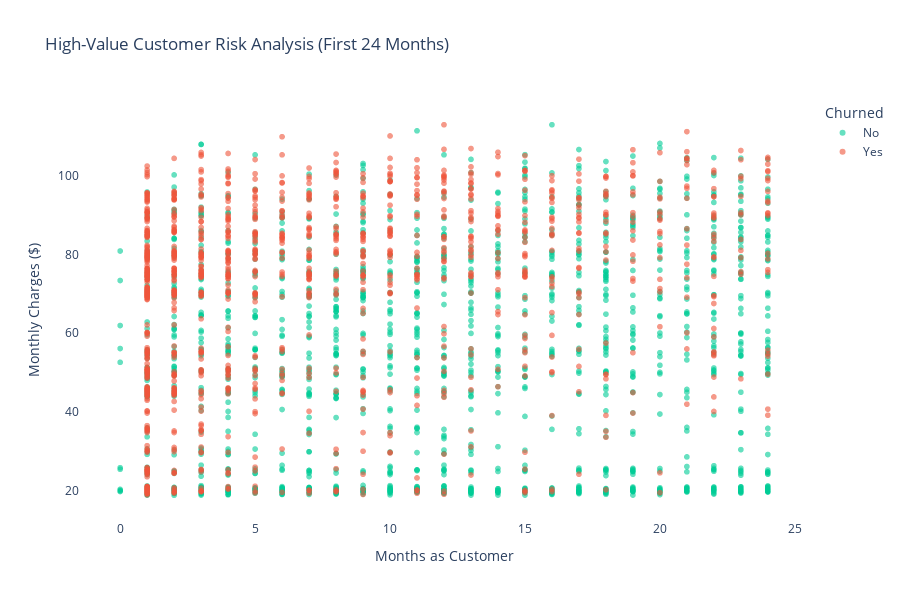

Notebook cell for this chart:
### Markdown cell above
# ============================================
# 7. CHART 5: HIGH-VALUE CUSTOMER RISK SEGMENTS
# ============================================

### Code cell
# Focus on customers with less than 24 months tenure
risk_df = df[df['tenure'] <= 24].copy()

fig5 = px.scatter(risk_df,
                  x='tenure',
                  y='MonthlyCharges',
                  color='Churn',
                  title='High-Value Customer Risk Analysis (First 24 Months)',
                  labels={'tenure': 'Months as Customer', 
                         'MonthlyCharges': 'Monthly Charges ($)',
                         'Churn': 'Churned'},
                  color_discrete_map={'Yes': '#EF553B', 'No': '#00CC96'},
                  opacity=0.6,
                  size_max=10)

fig5.update_layout(
    plot_bgcolor='white',
    height=600,
    showlegend=True
)
fig5.show()

# High-value at-risk customers (>$80/month, <12 months tenure, churned)
high_value_risk = df[(df['MonthlyCharges'] > 80) & 
                     (df['tenure'] < 12) & 
                     (df['Churn'] == 'Yes')]

print(f"\nHigh-Value At-Risk Customers (>$80/month, <12 months):")
print(f"Count: {len(high_value_risk)}")
print(f"Annual Revenue Lost: ${(high_value_risk['MonthlyCharges'].sum() * 12):,.2f}")

### Figure 1 — Plotly figure (JSON) as saved in the notebook; plotly's stock layout.template omitted (floating-point values rounded to 4 significant figures; data arrays with more than 128 entries replaced by an {"elided": "..."} marker saying what was removed)
{"data": [{"hovertemplate": "Churned=No<br>Months as Customer=%{x}<br>Monthly Charges ($)=%{y}<extra></extra>", "legendgroup": "No", "marker": {"color": "#00CC96", "opacity": 0.6, "symbol": "circle"}, "mode": "markers", "name": "No", "showlegend": true, "type": "scattergl", "x": {"elided": "1879 int values"}, "xaxis": "x", "y": {"elided": "1879 float values"}, "yaxis": "y"}, {"hovertemplate": "Churned=Yes<br>Months as Customer=%{x}<br>Monthly Charges ($)=%{y}<extra></extra>", "legendgroup": "Yes", "marker": {"color": "#EF553B", "opacity": 0.6, "symbol": "circle"}, "mode": "markers", "name": "Yes", "showlegend": true, "type": "scattergl", "x": {"elided": "1331 int values"}, "xaxis": "x", "y": {"elided": "1331 float values"}, "yaxis": "y"}], "layout": {"height": 600, "legend": {"title": {"text": "Churned"}, "tracegroupgap": 0}, "plot_bgcolor": "white", "showlegend": true, "title": {"text": "High-Value Customer Risk Analysis (First 24 Months)"}, "xaxis": {"anchor": "y", "domain": [0, 1], "title": {"text": "Months as Customer"}}, "yaxis": {"anchor": "x", "domain": [0, 1], "title": {"text": "Monthly Charges ($)"}}}}
